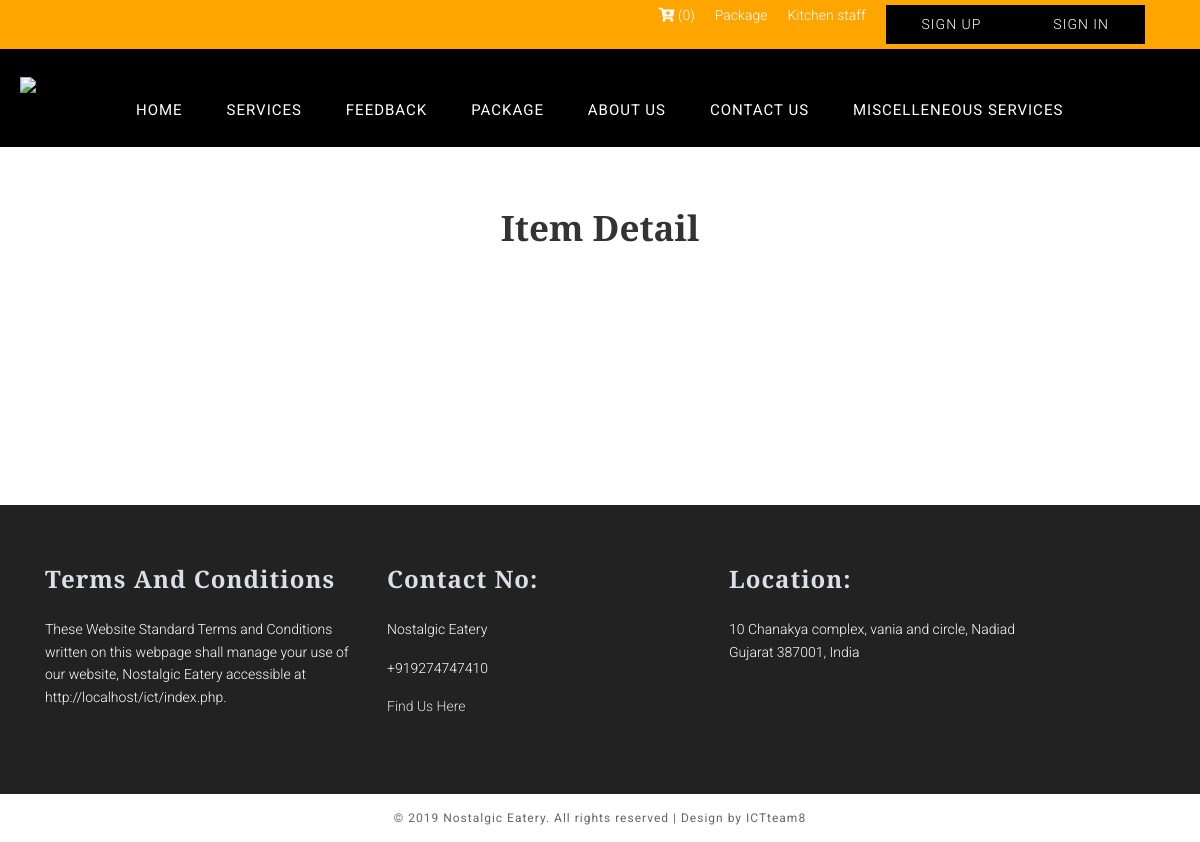
Page /item-detail.php on the earlier database version.
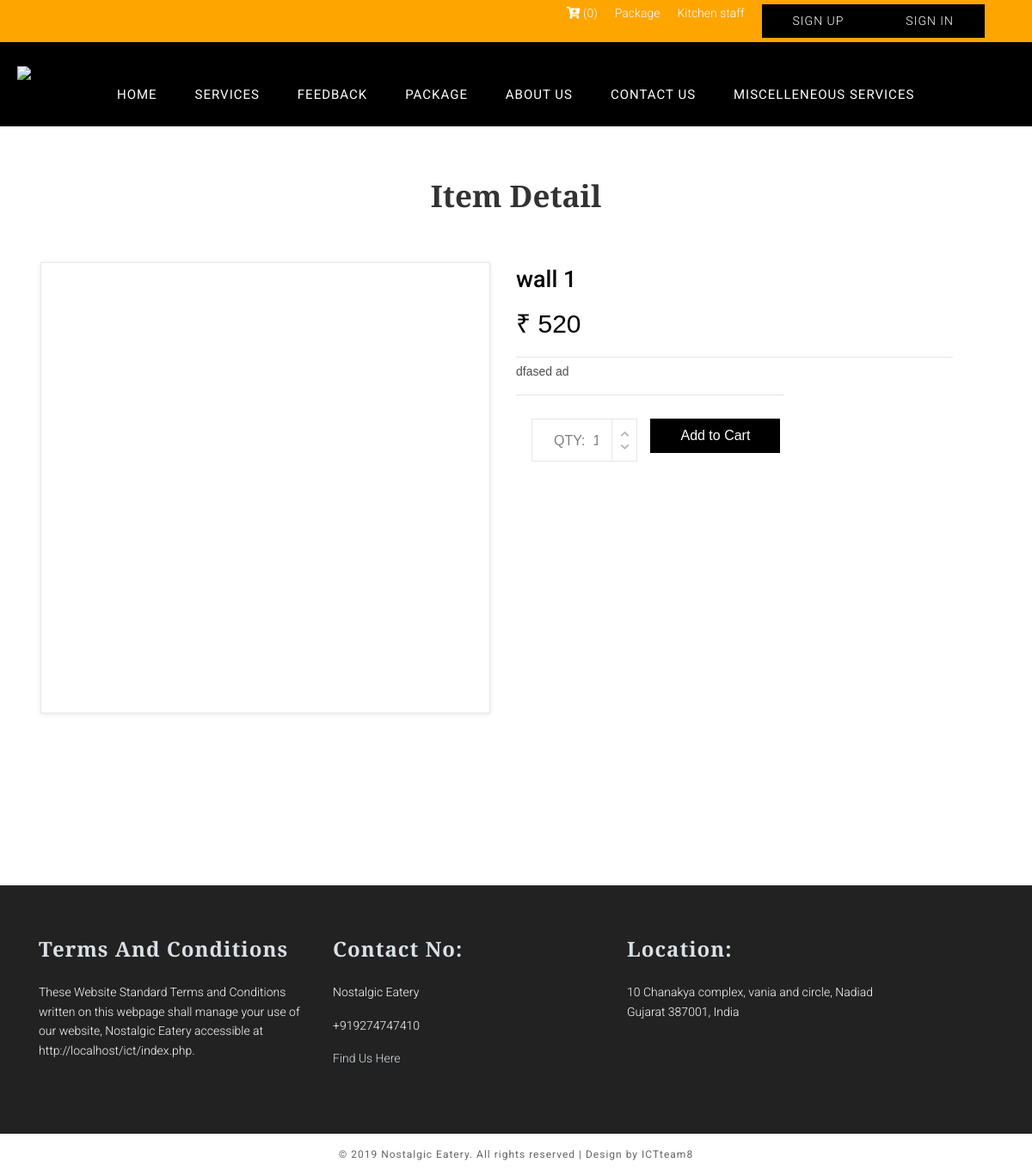
Same page on the later database version.
### tables this page shows
CREATE TABLE `products` (
  `id` int(11) NOT NULL,
  `product_code` varchar(255) DEFAULT NULL,
  `product_name` varchar(255) DEFAULT NULL,
  `product_cat` varchar(255) DEFAULT NULL,
  `price` int(255) DEFAULT NULL,
  `descrptions` longtext DEFAULT NULL,
  `img_name` varchar(255) DEFAULT NULL,
  `created_at` datetime DEFAULT current_timestamp()
);

### server.php (called while the page is built, shortened)
<?php
$servername = "localhost";
$username = "root";
$password = "";
$db = "ictatjcu_cons2";
$conn = mysqli_connect($servername, $username, $password, $db);
function print_items_by_item_id($id = null)
{
	global $conn;
	$table = "products";
	$query = "SELECT * FROM " . $table;
	$query .= " order by id DESC limit 1";
	$query = mysqli_query($conn, $query);
	return  mysqli_fetch_all($query, MYSQLI_ASSOC);
}
?>

### item-detail.php (the view, shortened to what this page needs)
<?php include('server.php') ?>
<!DOCTYPE html>
<html>
<head>
    <?php require_once 'include/header_css.php'; ?>
</head>
<body>
<div id="wrapper">
      <?php include("include/nav.inc") ?>
<section class="full internal-page section">
	<div class="container">
    <div class="heading">
        <h2 class="section-title">Item Detail</h2>
    </div>
    <div class="single_product">
        <div class="row" style="width: 100%">
            <?php
                $item_id = "";
                $items_details = print_items_by_item_id($item_id);
			    foreach ($items_details as $key => $item) {
					?>
                    <div class="col-lg-6 order-lg-2 order-1">
                        <div class="image_selected">
                        </div>
                    </div>
                    <div class="col-lg-6 order-3">
                        <div class="product_description">
                            <div class="product_name"><?php echo $item['product_name'];?></div>
                            <span class="product_price">₹ <?php echo $item['price'];?></span>
                            <hr class="singleline">
                            <div class="product_info"><?php echo $item['descrptions'];?>
                        <hr class="singleline">
                        <form action="<?php echo ADMIN_ACTION_URL?>?action=add_to_cart" id="items" method="post" style="width: 100%">
                            <div class="row">
                                <div class="col-xs-12" style="margin-left: 13px;">
                                    <div class="product_quantity"> <span>QTY: </span>
                                    <input id="quantity_input" name="qty" type="number" pattern="[0-9]*" min="1" value="1">
                                        <div class="quantity_buttons">
                                            <div id="quantity_inc_button" class="quantity_inc quantity_control"><i class="fas fa-chevron-up"></i></div>
                                            <div id="quantity_dec_button" class="quantity_dec quantity_control"><i class="fas fa-chevron-down"></i></div>
                                        </div>
                                    </div>
                                </div>
                                <div class="col-xs-6">
                                    <button type="submit" class="btn btn-primary shop-button" style="margin-left: 15px;">Add to Cart</button>
                                </div>
                            </div>
                        </form>
                    </div>
                </div>
            <?php } ?>
        </div>
    </div>
	</div>
</section>
</div>
    <?php include("include/footer.inc") ?>
</body>
</html>

Differences in the rows shown:
added products: product_name "wall 1", price "520", descrptions "dfased ad"
